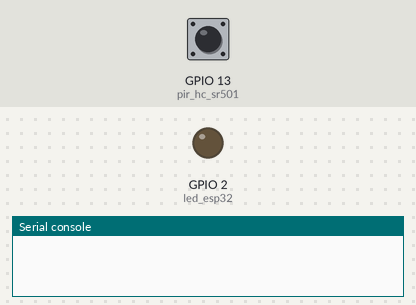
The program below on a simulated ESP32 board running MicroPython. Shown: output pins drawn as LEDs (lit = HIGH), the last lines printed to the serial console. Dashed ring = blinking. The inputs (shaded band) are chosen by the test bench; at power-on: GPIO 13 (pir_hc_sr501) HIGH.

Above: at 1.2 s.
1.3 s: GPIO 13 (pir_hc_sr501) pulsed LOW 2 times (0.12 s each, 0.3 s apart)
At 2.1 s:
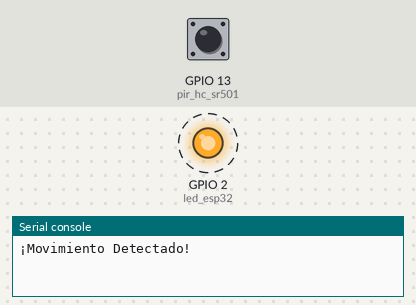
Timing chart, 0 to 5.3 s (numbered marks = the images above; inputs shaded):
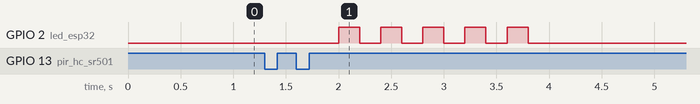

The program:

Sensor_Movimiento_V2_GIT.py
```python
from machine import Pin
from time import sleep
import gc

gc.collect()
motion = False
def handle_interrupt(pin):
    global motion
    motion = True
    global interrupt_pin
    interrupt_pin = pin

led_esp32 = Pin(2, Pin.OUT)
pir_hc_sr501 = Pin(13, Pin.IN)
pir_hc_sr501.irq(trigger=Pin.IRQ_RISING, handler=handle_interrupt)
while True:
    if motion:
        print("¡Movimiento Detectado!")
        for _ in range(5):
            led_esp32.on()
            sleep(0.20)
            led_esp32.off()
            sleep(0.20)
        print("¡Movimiento Detenido!")
        motion = False
    sleep(1)
```

Measured:
- after the input at 1.3 s, GPIO 2 (led_esp32): alternates HIGH for 0.20 s and LOW for 0.20 s, 10 changes in all, then stays LOW, starting after 0.70 s
